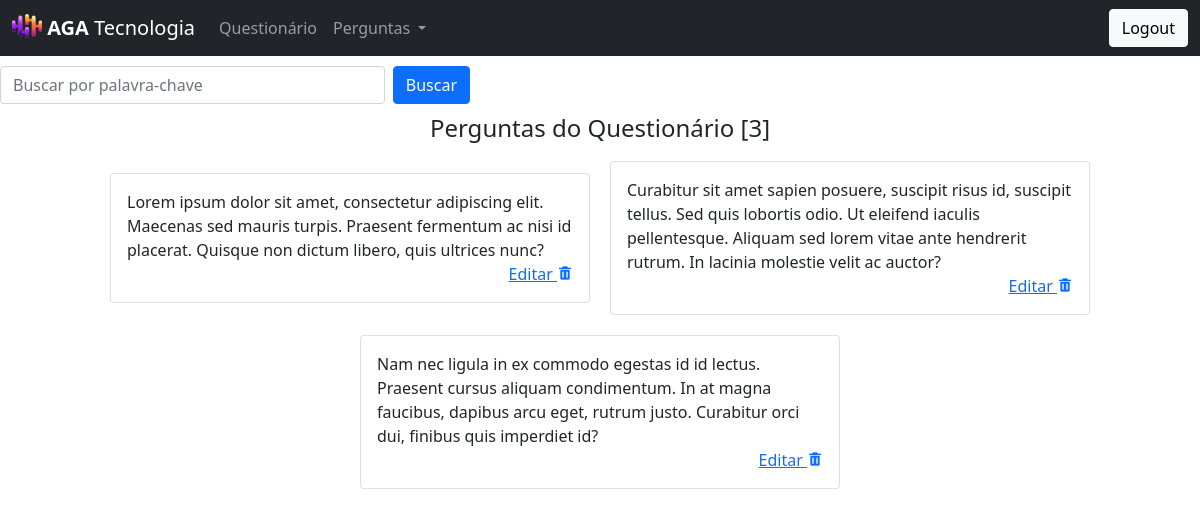
The page /question-manage (signed in) on the database its author committed.
### tables this page shows
CREATE TABLE `pergunta` (
  `id` int NOT NULL AUTO_INCREMENT,
  `descricao` text NOT NULL,
  `ativo` char(1) NOT NULL DEFAULT 'S',
  PRIMARY KEY (`id`)
);

### Controller/QuestionController.php (called while the page is built, shortened)
<?php
    class QuestionController extends Controller {
        public static function questionManage() {
            $model = new QuestionModel();
            if(isset($_GET['query'])) {
                $arr_question = $model->queryQuestion($_GET['query']);
            } else {
                $arr_question = $model->getAllRows();
            }
            include "./View/modules/Question/question_manage.php";
        }
    }

### index.php (called while the page is built, shortened)
<?php
    include "./rotas.php";

### DAO/MySQL.php (called while the page is built)
<?php
    class MySQL extends PDO {
        private $dsn = 'mysql:host=localhost:3307;dbname=agatecnologia_db';
        private $user = "root";
        private $pass = "etecjau";
        public function __construct()
        {
            try {
                return parent::__construct(
                    $this->dsn,
                    $this->user,
                    $this->pass,
                    [PDO::MYSQL_ATTR_INIT_COMMAND =>  "SET NAMES 'UTF8'"]
                );
            } catch (PDOException $e) {
                echo "[X] - Ocorreu um erro inesperado ao tentar se conectar ao MySQL.";
            }
        }
    }

### Model/QuestionModel.php (called while the page is built, shortened)
<?php
    class QuestionModel {
        public function getAllRows() {
            $dao = new QuestionDAO();
            return $dao->getAllRows();
        }
    }

### DAO/QuestionDAO.php (called while the page is built, shortened)
<?php
    class QuestionDAO {
        public $conexao;
        public function __construct()
        {
            include_once 'MySQL.php';
            $this->conexao = new MySQL();
        }
        function getAllRows() {
            $sql = "SELECT * FROM pergunta WHERE ativo = \"S\"";
            $stmt = $this->conexao->prepare($sql);
            $stmt->execute();
            return $stmt->fetchAll(PDO::FETCH_CLASS);
        }
    }

### View/modules/Question/question_manage.php (the view, shortened to what this page needs)
<!DOCTYPE html>
<html lang="pt-br">
<head>
    <?php include "./View/includes/css_config.php" ?>
    <link rel="stylesheet" href="./../../../View/css/question_manage.css">
</head>
<body>
    <header>
        <?php include "./View/includes/cabecalho.php" ?>
    </header>
    <main>
        <section>
            <div class="container-search">
                <form action="/question-manage?query=" method="GET" class="form-search d-flex">
                    <input name="query" value="<?= (isset($_GET['query'])) ? $_GET['query'] : "" ?>" class="form-control me-2" type="search" placeholder="Buscar por palavra-chave" aria-label="Search">
                    <button class="btn-buscar btn btn-primary" type="submit">Buscar</button>
                </form>
            </div>
            <div class="header-questions">
                <h4>Perguntas do Questionário [<?= count($arr_question) ?>]</h4>
            </div>
            <div class="container-questions">
                <?php foreach ($arr_question as $item): ?>
                    <div class="card">
                        <div class="card-body">
                            <?= $item->descricao ?>
                            <div style="text-align: right;">
                                <a style="text-align: left;" href="/question/form?id=<?= $item->id ?>">
                                    Editar
                                </a>
                                <a href="/question/delete?id=<?= $item->id ?>">
                                    <i class='bx bxs-trash'></i>
                                </a>
                            </div>
                        </div>
                    </div>
                <?php endforeach ?>
            </div>
        </section>
    </main>
</body>
</html>

### View/css/question_manage.css (style rules this page uses)
.container-questions { width: 100%; display: flex; justify-content: center; align-items: center; flex-wrap: wrap; }
.header-questions { text-align: center; margin-top: 10px; }
.container-search { margin-top: 10px; width: 80%; display: flex; align-items: center; }
.form-search { width: 50%; }
.card { margin: 10px; width: 40%; }
.btn-buscar { margin-right: 10px; }

### rows shown on the page
pergunta: descricao "Lorem ipsum dolor sit amet, consectetur adipiscing elit. Maecenas sed mauris turpis. Praesent fermentum ac nisi id placerat. Quisque non dictum libero, quis ultrices nunc?"
pergunta: descricao "Curabitur sit amet sapien posuere, suscipit risus id, suscipit tellus. Sed quis lobortis odio. Ut eleifend iaculis pellentesque. Aliquam sed lorem vitae ante hendrerit rutrum. In lacinia molestie velit ac auctor?"
pergunta: descricao "Nam nec ligula in ex commodo egestas id id lectus. Praesent cursus aliquam condimentum. In at magna faucibus, dapibus arcu eget, rutrum justo. Curabitur orci dui, finibus quis imperdiet id?"

### other values the page prints
count($arr_question) "3"
